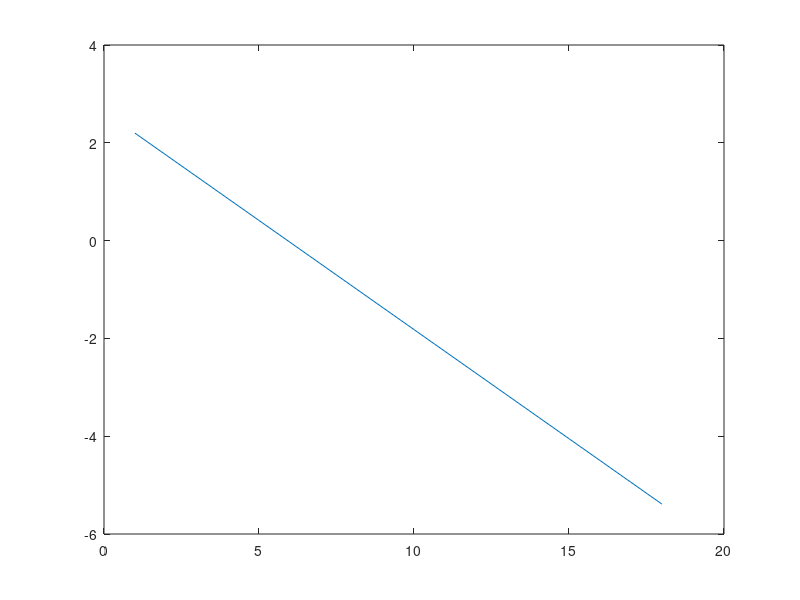

Recreate this plot in MATLAB.
% Murphy PML book section 8.4
% Also see: 7610 notes and supplement materials

% Dataset, first columns are X, last columne is Y
clear; clc; close all;
data_raw = [
    4,1,2;
    2,8,-14;
    1,0,1;
    3,2,-1;
    1,4,-7;
    6,7,-8
    ];

% Initialization
epochs = 3;
[rows, cols] = size(data_raw);
n_samples = rows;
n_weights = cols - 1;

W = ones(1, n_weights);    % weights
b = 0;
L = zeros(n_samples * epochs, 1);    % loss
eta = 0.05;                 % step size

for p = 1 : epochs
    for q = 1 : n_samples
        X = data_raw(1, 1:cols-1);
        y = data_raw(1, cols);

        % Forward propogation
        y_hat = X * W' + b;
        err = y_hat - y;
        L((p-1)*n_samples+q, 1) = err^2;

        % Backward propogation
        W = W - eta * 2 * err * X;
        b = b - eta * 2 * err;    
    end
end

plot(log(L))

